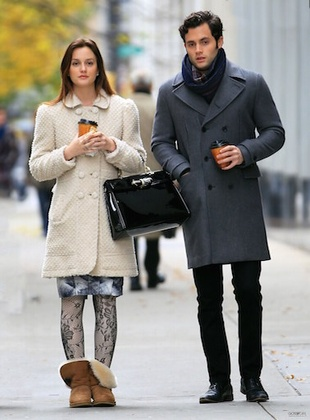
%> input picture gossiptest.jpg, 310 x 420 px, shrunk from 378 x 512 before the run
$ octave --eval "result = mygradient(imread('gossiptest.jpg'));"   (GNU Octave 9; MATLAB toolbox functions it lacks are replaced by stand-ins)
%> lines starting %> are read from the running program, lines starting %| are printed output that depends on the picture
function [mag,ori] = mygradient(I)
%
% compute image gradient magnitude and orientation at each pixel
% magnitude given by sqrt (df/dx ^2 + df/dy ^2) at each x,y
% orientation given by atan(df/dy / df/dx)

[y, x] = size(I);
%> y = 420; x = 930

%first use gaussian filter to smooth image I
G = fspecial('gaussian',[5 5], 2);
I = imfilter(I, G,'replicate');
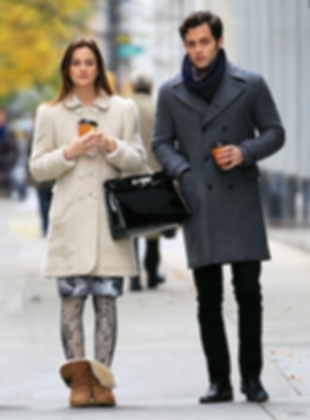
%> I: size 420x310x3 uint8; mean R, G, B 146.6, 143.8, 138.2; mean of the top-left, top-right, bottom-left and bottom-right quarters 144.9, 112.3, 174.8, 139.4
mag = ones(y,x);
ori = ones(y,x);


% sobel filters for dx and dy
mask_dx = [-1 0 1; -2 0 2; -1 0 1];
mask_dy = [1 2 1; 0 0 0; -1 -2 -1];

% resulting filtered image with sobel filters
dx = imfilter(I, mask_dx,'replicate');
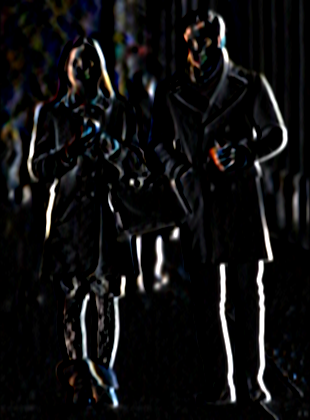
%> dx: size 420x310x3 uint8; mean R, G, B 16.5, 16.2, 16.9
dy = imfilter(I, mask_dy, 'replicate');
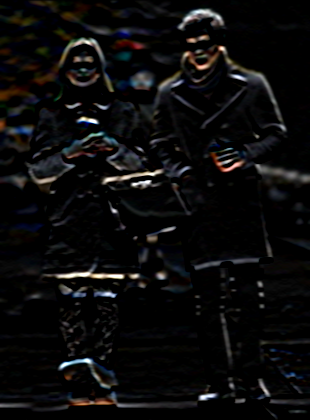
%> dy: size 420x310x3 uint8; mean R, G, B 12.2, 11.7, 11.9

% computing magnitude and orientation of gradient at each pixel
for j = 1:y
    for i = 1:x
        mag(j,i) = sqrt(dx(j,i)^2 + dy(j,i)^2);
        ori(j,i) = atand(dy(j,i)/dx(j,i));
    end
end
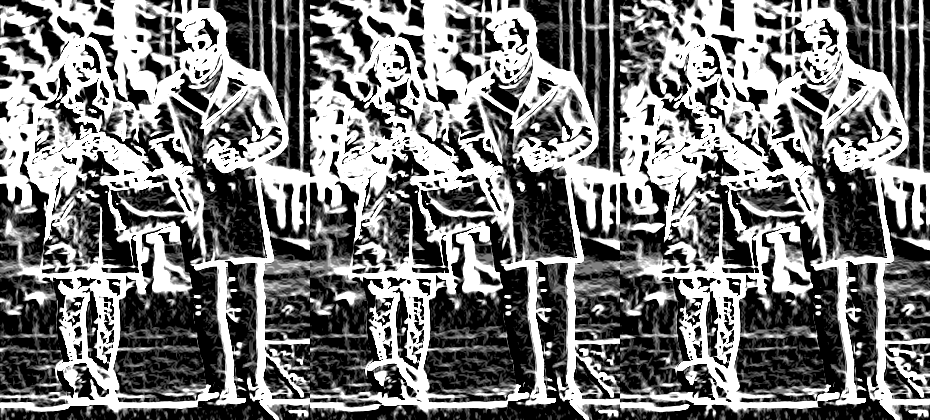
%> mag: size 420x930 double; min 0, max 15.97, mean 7.54; drawn with min black and max white
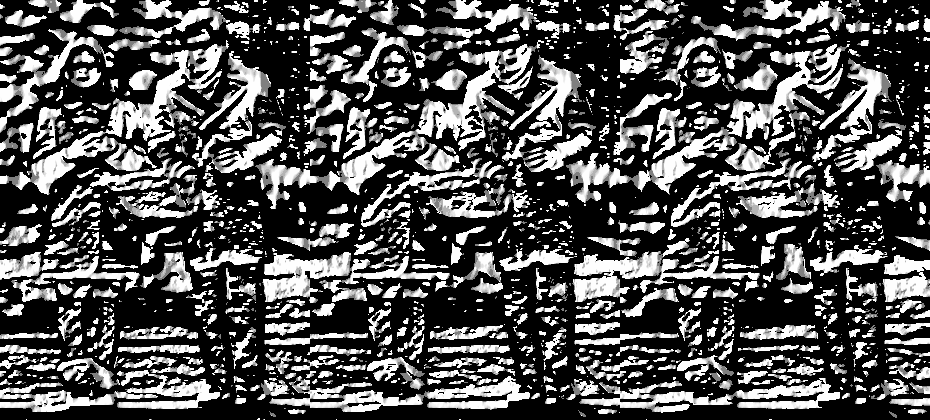
%> ori: size 420x930 double; min 0, max 89.78, mean 29.5; drawn with min black and max white

$ run again, on gossip.jpg
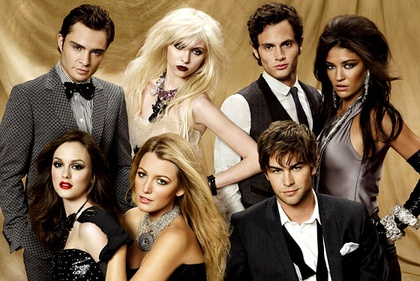
%> input picture gossip.jpg, 420 x 281 px, shrunk from 560 x 375 before the run
%> after the loop in mygradient, `for j = 1:y`:
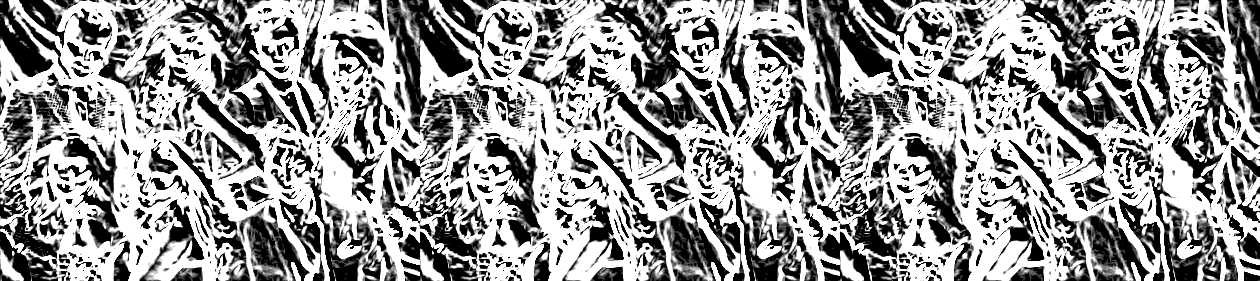
%> mag: size 281x1260 double; min 0, max 15.97, mean 9.48; drawn with min black and max white
%> after the loop in mygradient, `for j = 1:y`:
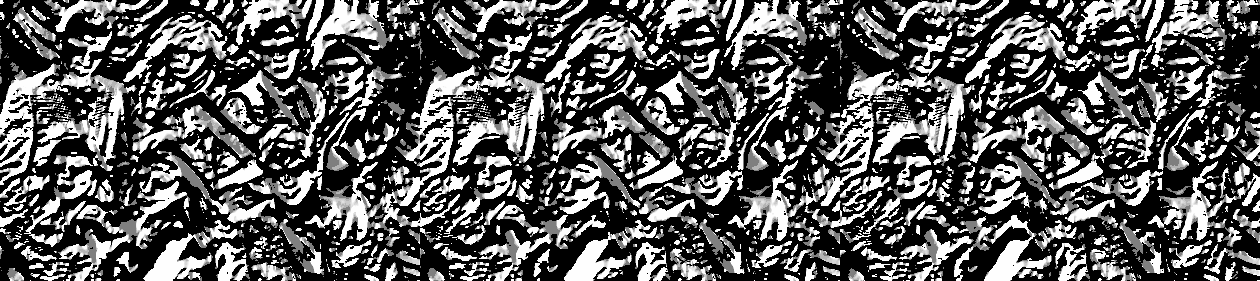
%> ori: size 281x1260 double; min 0, max 89.78, mean 32.4; drawn with min black and max white
